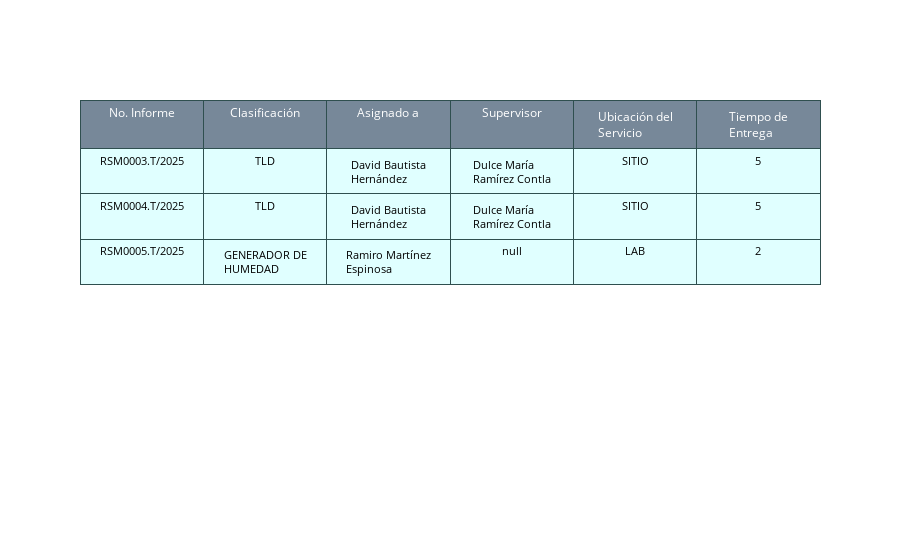

The code cell stored with this chart in its notebook:
### Code cell
fig = go.Figure(data=[go.Table(
    header=dict(
        values=temp_maint.columns,
        line_color='darkslategray',
        fill_color='lightslategrey',
        font=dict(color='white', size=12),
        height=40
    ),
    cells=dict(
        values=[temp_maint[col] for col in temp_maint.columns],
        line_color='darkslategray',
        fill_color='lightcyan',
        font=dict(color='black', size=11)
)
)])

fig.show()

### Figure 1 — Plotly figure (JSON) as saved in the notebook; plotly's stock layout.template omitted (floating-point values rounded to 4 significant figures)
{"data": [{"cells": {"fill": {"color": "lightcyan"}, "font": {"color": "black", "size": 11}, "line": {"color": "darkslategray"}, "values": [["RSM0003.T/2025", "RSM0004.T/2025", "RSM0005.T/2025"], ["TLD", "TLD", "GENERADOR DE HUMEDAD"], ["David Bautista Hernández", "David Bautista Hernández", "Ramiro Martínez Espinosa"], ["Dulce María Ramírez Contla", "Dulce María Ramírez Contla", null], ["SITIO", "SITIO", "LAB"], [5, 5, 2]]}, "header": {"fill": {"color": "lightslategrey"}, "font": {"color": "white", "size": 12}, "height": 40, "line": {"color": "darkslategray"}, "values": ["No. Informe", "Clasificación", "Asignado a", "Supervisor", "Ubicación del Servicio", "Tiempo de Entrega"]}, "type": "table"}], "layout": {}}
